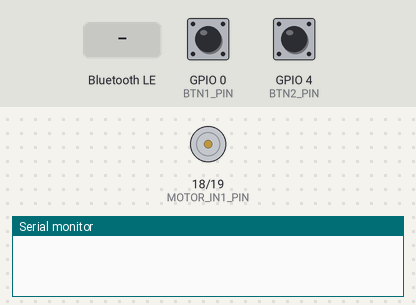
The sketch below on a simulated ESP32. Shown: motor-driver pin pairs drawn as motors (green arrow = first pin HIGH = forward, orange = second pin HIGH = backward, longer = more drive), the last lines printed to the serial monitor. The test bench sets the inputs (shaded band); at power-on: GPIO 0 (BTN1_PIN) HIGH, GPIO 4 (BTN2_PIN) HIGH. Nothing arrives over Bluetooth unless stated; a phone connects over Bluetooth LE 3 s after start.

Above: at 1.2 s.
1.3 s: GPIO 0 (BTN1_PIN) pulled LOW for 0.15 s
At 1.37 s:
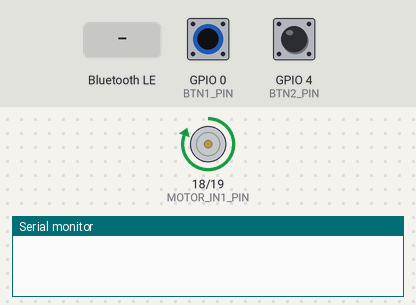
2.9 s: GPIO 4 (BTN2_PIN) pulled LOW for 0.15 s
At 2.97 s:
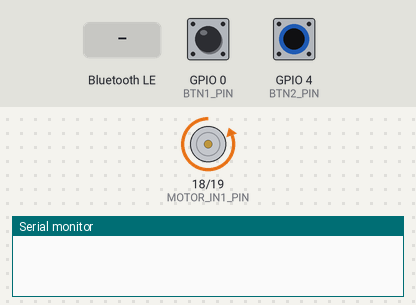
4.5 s: Bluetooth LE write "1" received
7.5 s: GPIO 0 (BTN1_PIN) pulled LOW for 3.2 s
At 7.8 s:
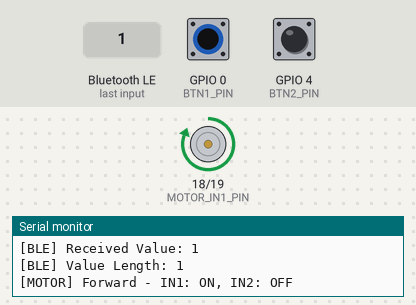
12.2 s: GPIO 4 (BTN2_PIN) pulled LOW for 3.2 s
At 12.6 s:
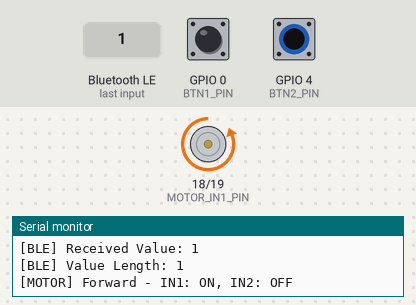
Timing chart, 0 to 16.9 s (numbered marks = the images above; inputs shaded):
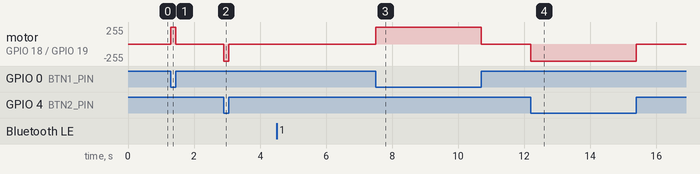

Measured:
- after the input at 1.3 s, motor on GPIO 18 (MOTOR_IN1_PIN) / GPIO 19 (MOTOR_IN2_PIN): stopped → forward 255/255 at once, → stopped 0.15 s later
- after the input at 2.9 s, motor on GPIO 18 (MOTOR_IN1_PIN) / GPIO 19 (MOTOR_IN2_PIN): stopped → backward 255/255 at once, → stopped 0.15 s later
- after the input at 7.5 s, motor on GPIO 18 (MOTOR_IN1_PIN) / GPIO 19 (MOTOR_IN2_PIN): stopped → forward 255/255 at once, → stopped 3.2 s later
- after the input at 12.2 s, motor on GPIO 18 (MOTOR_IN1_PIN) / GPIO 19 (MOTOR_IN2_PIN): stopped → backward 255/255 at once, → stopped 3.2 s later

The sketch:

BLE.ino
```cpp
/**
* @note 아래 라이브러리들은 ESP32 보드 매니저 설치 시, 자동으로 포함되는 내장 라이브러리임.
*/
#include <BLEDevice.h>
#include <BLEServer.h>
#include <BLEUtils.h>
#include <BLE2902.h>
#include <BLEClient.h>

/**
* @brief Pin 번호
*/
#define BTN1_PIN 0
#define BTN2_PIN 4
#define MOTOR_IN1_PIN 18
#define MOTOR_IN2_PIN 19
#define RF_DAT_PIN 10

/**
* @brief 모터 게인 값
*/
#define MOTOR_GAIN 0.554f

/**
* @brief 모터 속도 정의
*/
#define MOTOR_MIN_SPEED 255
#define MOTOR_STOP_SPEED 0

/**
* @pClient: BLE 클라이언트 객체 포인터
* @pServer: BLE 서버 객체 포인터
* @pCharacteristic: BLE 특성 객체 포인터 (데이터 송신)
* @pReceiveCharacteristic: BLE 특성 객체 포인터 (데이터 수신)
* 그외 연결상태 플래그
*/
BLEClient* pClient;
BLEServer* pServer;
BLECharacteristic* pCharacteristic;
BLECharacteristic* pReceiveCharacteristic;
bool deviceConnected = false;
bool oldDeviceConnected = false;

bool btn1_state = HIGH;
bool btn2_state = HIGH;

/**
* @brief 이벤트 기반 핸들러 ( 콜백 이용 ), 데이터 수신, 송신시 발생하는 이벤트를 이용하였음.
*        실제 BLE로 입력할 데이터를 정하여 입력해야함.
*/
class MyCallbacks: public BLECharacteristicCallbacks
{
  void onWrite(BLECharacteristic *pCharacteristic)
  {
    String value = pCharacteristic->getValue();

    // 수신한 데이터 출력
    Serial.print("[BLE] Received Value: ");
    Serial.println(value);
    Serial.print("[BLE] Value Length: ");
    Serial.println(value.length());

    std::string stdValue(value.c_str());

    if (stdValue.compare("1") == 0) // Custom value
    {
      ledcWrite(MOTOR_IN1_PIN, MOTOR_MIN_SPEED);
      ledcWrite(MOTOR_IN2_PIN, MOTOR_STOP_SPEED);
      Serial.println("[MOTOR] Forward - IN1: ON, IN2: OFF");
    }
    else if (stdValue.compare("2") == 0) // Custom value
    {
      ledcWrite(MOTOR_IN1_PIN, MOTOR_STOP_SPEED);
      ledcWrite(MOTOR_IN2_PIN, MOTOR_MIN_SPEED);
      Serial.println("[MOTOR] Reverse - IN1: OFF, IN2: ON");
    }
    else if (stdValue.compare("3") == 0) // Custom value
    {
      ledcWrite(MOTOR_IN1_PIN, MOTOR_STOP_SPEED);
      ledcWrite(MOTOR_IN2_PIN, MOTOR_STOP_SPEED);
      Serial.println("[MOTOR] Stop - IN1: OFF, IN2: OFF");
    }
    else
    {
      Serial.print("[BLE] Unknown command: ");
      Serial.println(value);
    }
  }
};

/**
* @brief 클라이언트가 연결되면 자동으로 발생하는 이벤트를 이용함.
* startAdvertising() 함수를 이용하여 주변 기기에 ESP정보를 뿌려 연결가능하게 함.
*/
class MyServerCallbacks: public BLEServerCallbacks
{
  void onConnect(BLEServer* pServer)
  {
    deviceConnected = true;
    Serial.println("[BLE] Device Connected!");
    BLEDevice::startAdvertising();
  }

  void onDisconnect(BLEServer* pServer)
  {
    deviceConnected = false;
    Serial.println("[BLE] Device Disconnected!");
  }
};

void setup()
{
  // put your setup code here, to run once:
  Serial.begin(115200);
  btnSetup();
  motorSetup();
  bleSetup();
}

void loop()
{
  // put your main code here, to run repeatedly:
  btnTask();
  motorTask();
}

/**
* @brief BLE 디바이스 초기화(init("ESP_NAME")) 이후 서버 객체 및 콜백을 등록,
* 그 외는 표준서비스나 특성등을 등록하며, 표준 프로필을 사용함.
* 클라이언트 객체도 생성했으며, 필요시 활용 가능하다.
* @details 클라이언트가 연결되거나, 명령을 전송하거나 등등 각 콜백이 자동으로 호출되는 이벤트 기반 구조라고 할 수 있음.
*/
void bleSetup(void)
{
  BLEDevice::init("MyESP32");
  pServer = BLEDevice::createServer();
  pServer->setCallbacks(new MyServerCallbacks());

  BLEService *pService = pServer->createService("0000180d-0000-1000-8000-00805f9b34fb");
  pCharacteristic = pService->createCharacteristic(
      "00002a37-0000-1000-8000-00805f9b34fb",
      BLECharacteristic::PROPERTY_READ | BLECharacteristic::PROPERTY_WRITE
  );

  pCharacteristic->addDescriptor(new BLE2902());
  pCharacteristic->setCallbacks(new MyCallbacks());

  pService->start();
  BLEAdvertising *pAdvertising = pServer->getAdvertising();
  pAdvertising->start();

  pClient = BLEDevice::createClient();
}

void btnSetup(void)
{
  pinMode(BTN1_PIN, INPUT_PULLUP);
  pinMode(BTN2_PIN, INPUT_PULLUP);
}

void btnTask(void)
{
  btn1_state = digitalRead(BTN1_PIN);
  btn2_state = digitalRead(BTN2_PIN);
}

void motorSetup(void)
{
  pinMode(MOTOR_IN1_PIN, OUTPUT);
  pinMode(MOTOR_IN2_PIN, OUTPUT);

  ledcAttach(MOTOR_IN1_PIN, 5000, 8);
  ledcAttach(MOTOR_IN2_PIN, 5000, 8);
}

void motorTask(void)
{
  if (!btn1_state && btn2_state)
  {
    ledcWrite(MOTOR_IN1_PIN, MOTOR_MIN_SPEED);
    ledcWrite(MOTOR_IN2_PIN, MOTOR_STOP_SPEED);
  }
  else if (!btn2_state && btn1_state)
  {
    ledcWrite(MOTOR_IN1_PIN, MOTOR_STOP_SPEED);
    ledcWrite(MOTOR_IN2_PIN, MOTOR_MIN_SPEED);
  }
  else if (btn1_state && btn2_state)
  {
    ledcWrite(MOTOR_IN1_PIN, MOTOR_STOP_SPEED);
    ledcWrite(MOTOR_IN2_PIN, MOTOR_STOP_SPEED);
  }
}
```
